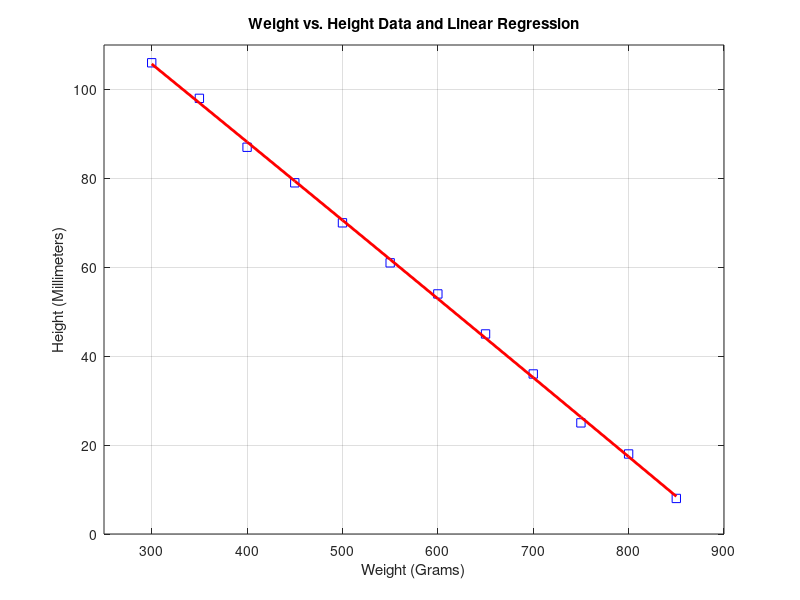

The MATLAB source for this figure:
%Linear Regression
%Experimental Data
x_weight = [300; 350; 400; 450; 500; 550; 600; 650; 700; 750; 800; 850]
y_height = [106; 98; 87; 79; 70; 61; 54; 45; 36; 25; 18; 8]
N = length(x_weight);
%Calculation and Plot
X = [ones(N,1), x_weight, x_weight.^2]
Y = y_height;
Phi = inv(X'*X)*X'*Y
Ytilde = X*Phi 
plot(x_weight,y_height,'bs')
xlabel('Weight (Grams)')
ylabel('Height (Millimeters)')
title( 'Weight vs. Height Data and Linear Regression')
xlim([250 900])
ylim([0 110])
grid on
hold on 
plot(X, Ytilde,'r-','Linewidth',2)
